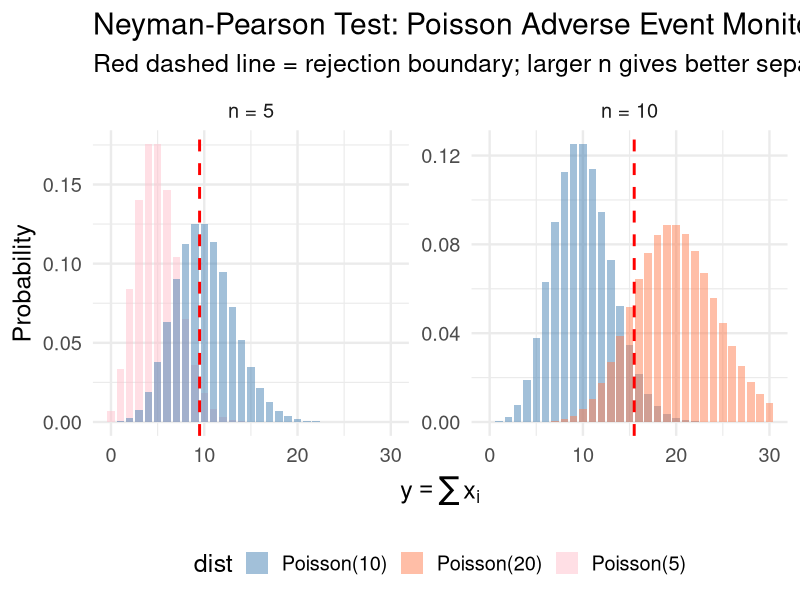
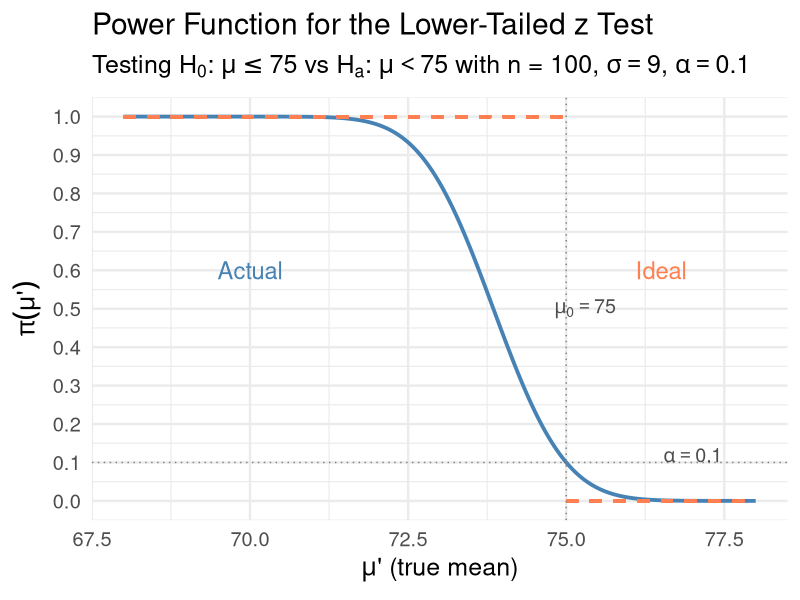
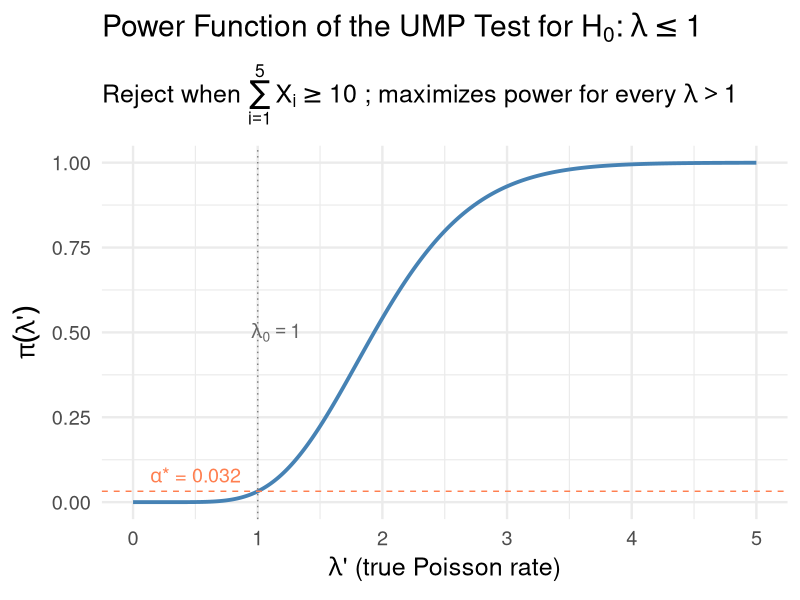
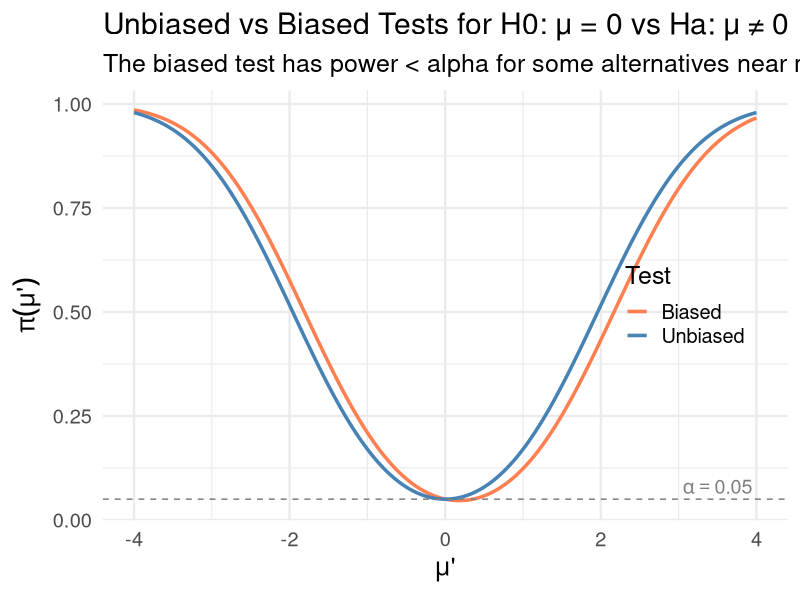
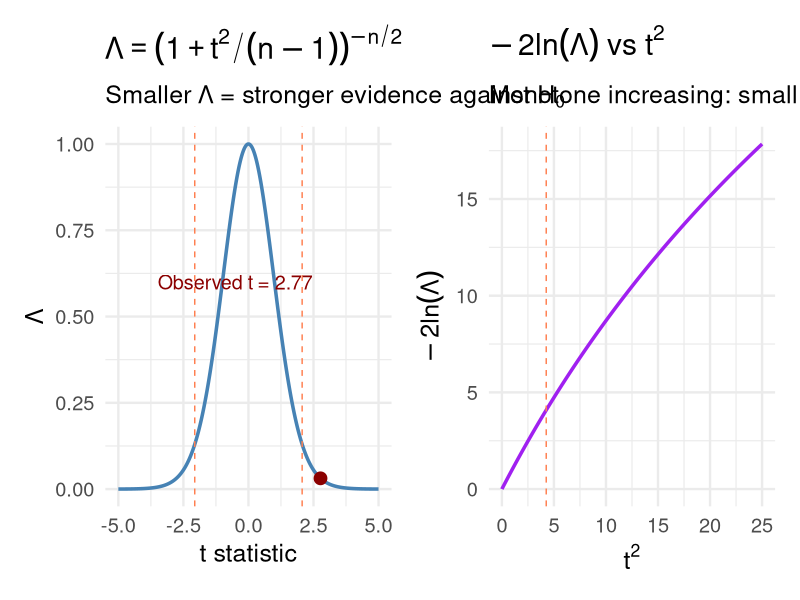
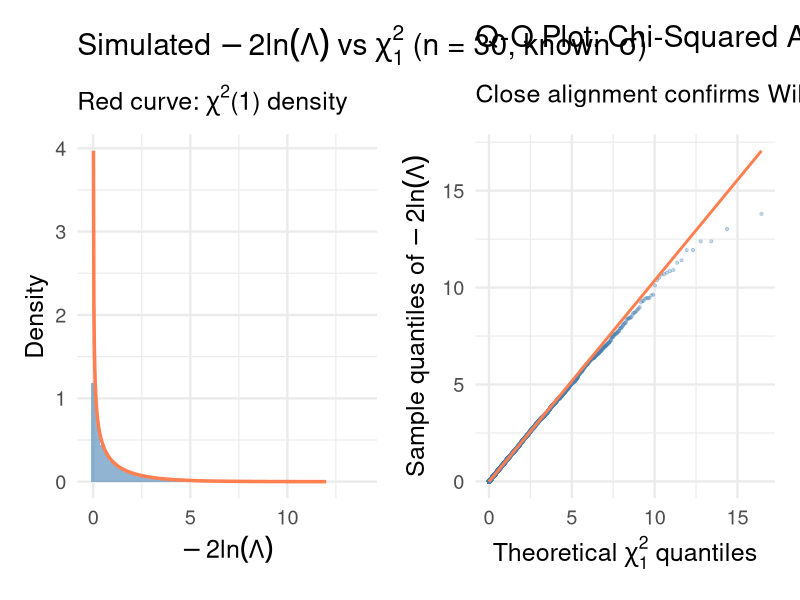
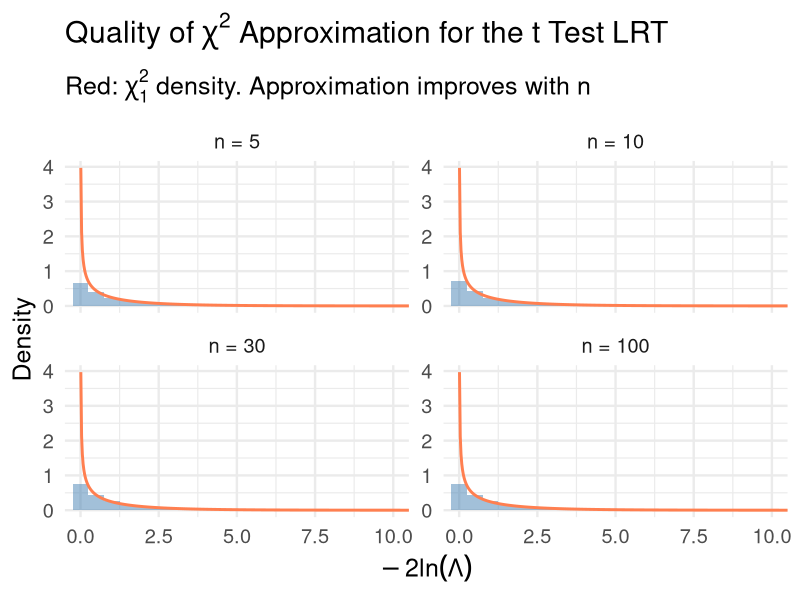

Write the R code that produced these figures, in order.
## ---- chunk 1
#| label: setup
#| include: false
library(tidyverse)
library(broom)
library(patchwork)
set.seed(551)
theme_set(theme_minimal(base_size = 18))
## ---- chunk 2
#| echo: true
#| code-fold: true
# Verify with R
cat("alpha* =", 1 - ppois(9, lambda = 5), "\n")
cat("beta*  =", ppois(9, lambda = 10), "\n")
cat("Power  =", 1 - ppois(9, lambda = 10), "\n")
## ---- chunk 3
#| echo: true
#| code-fold: true
#| fig-height: 5
#| fig-width: 14
# Compare rejection regions for n=5 and n=10
tibble(y = 0:30) |>
  mutate(
    `n = 5, Poisson(5)` = dpois(y, 5),
    `n = 5, Poisson(10)` = dpois(y, 10),
    `n = 10, Poisson(10)` = dpois(y, 10),
    `n = 10, Poisson(20)` = dpois(y, 20)
  ) |>
  pivot_longer(-y, names_to = "distribution", values_to = "prob") |>
  separate(distribution, into = c("sample_size", "dist"), sep = ", ") |>
  mutate(sample_size = fct_rev(as.factor(sample_size))) |>
  ggplot(aes(x = y, y = prob, fill = dist)) +
  geom_col(position = "identity", alpha = 0.5, width = 0.8) +
  geom_vline(data = tibble(sample_size = as.factor(c("n = 5", "n = 10")), 
                            cutoff = c(10, 16)),
             aes(xintercept = cutoff - 0.5), linetype = "dashed", 
             color = "red", linewidth = 1) +
  facet_wrap(~sample_size, scales = "free") +
  scale_fill_manual(values = c("steelblue", "coral", "pink")) +
  labs(x = expression(y == sum(x[i])), y = "Probability",
       title = "Neyman-Pearson Test: Poisson Adverse Event Monitoring",
       subtitle = "Red dashed line = rejection boundary; larger n gives better separation") +
  theme(legend.position = "bottom")
## ---- chunk 4
#| echo: true
c2 <- qgamma(0.05, shape = 9, rate = 8)
cat("Critical value c2 =", round(c2, 4), "\n")
## ---- chunk 5
#| echo: true
#| code-fold: true
#| fig-height: 6
#| fig-width: 14
# Power function for the z test
sigma <- 9
n <- 100
se <- sigma / sqrt(n)
x_crit <- 75 - 1.28 * se  # 73.848

mu_prime <- seq(68, 78, length.out = 500)
power_actual <- pnorm((x_crit - mu_prime) / se)

power_df <- tibble(mu = mu_prime, power = power_actual)

ggplot(power_df, aes(x = mu, y = power)) +
  geom_line(linewidth = 1.3, color = "steelblue") +
  # Ideal power function
  geom_segment(aes(x = 68, xend = 75, y = 1, yend = 1), 
               linetype = "dashed", color = "coral", linewidth = 1) +
  geom_segment(aes(x = 75, xend = 78, y = 0, yend = 0), 
               linetype = "dashed", color = "coral", linewidth = 1) +
  geom_vline(xintercept = 75, linetype = "dotted", color = "gray50") +
  geom_hline(yintercept = 0.10, linetype = "dotted", color = "gray50") +
  annotate("text", x = 76.5, y = 0.6, label = "Ideal", color = "coral", size = 6) +
  annotate("text", x = 70, y = 0.6, label = "Actual", color = "steelblue", size = 6) +
  annotate("text", x = 77, y = 0.12, 
           label = expression(alpha == 0.10), size = 5, color = "gray30") +
  annotate("text", x = 75.3, y = 0.5, 
           label = expression(mu[0] == 75), size = 5, color = "gray30") +
  scale_y_continuous(breaks = seq(0, 1, 0.1)) +
  labs(x = expression(mu * "' (true mean)"), y = expression(pi(mu * "'")),
       title = "Power Function for the Lower-Tailed z Test",
       subtitle = bquote("Testing" ~ H[0]*":" ~ mu <= 75 ~ "vs" ~ H[a]*":" ~ mu < 75 ~ "with n = 100," ~ sigma == 9*"," ~ alpha == 0.10))
## ---- chunk 6
#| echo: true
#| code-fold: true
#| fig-height: 5
#| fig-width: 14
# Power function for the UMP Poisson test
lambda_prime <- seq(0, 5, length.out = 300)
power_poisson <- 1 - ppois(9, lambda = 5 * lambda_prime)

ggplot(tibble(lambda = lambda_prime, power = power_poisson), 
       aes(x = lambda, y = power)) +
  geom_line(linewidth = 1.3, color = "steelblue") +
  geom_vline(xintercept = 1, linetype = "dotted", color = "gray50") +
  geom_hline(yintercept = 0.032, linetype = "dashed", color = "coral") +
  annotate("text", x = 0.5, y = 0.08, 
           label = expression(alpha * "* = 0.032"), color = "coral", size = 5) +
  annotate("text", x = 1.15, y = 0.5, 
           label = expression(lambda[0] == 1), color = "gray40", size = 5) +
  labs(x = expression(lambda * "' (true Poisson rate)"), 
       y = expression(pi(lambda * "'")),
       title = bquote("Power Function of the UMP Test for" ~ H[0]*":" ~ lambda <= 1),
       subtitle = bquote("Reject when" ~ sum(X[i], i==1, 5) >= 10 ~ "; maximizes power for every" ~ lambda > 1))
## ---- chunk 7
#| echo: true
#| code-fold: true
#| fig-height: 5
#| fig-width: 14
# Biased vs unbiased test illustration
mu_seq <- seq(-4, 4, length.out = 500)
n_ex <- 16; sigma_ex <- 4; se_ex <- sigma_ex / sqrt(n_ex)

# Unbiased (symmetric) rejection region
power_unbiased <- pnorm((-1.96 * se_ex - mu_seq) / se_ex) + 
                  1 - pnorm((1.96 * se_ex - mu_seq) / se_ex)

# Biased (asymmetric) rejection region: reject if x_bar > 2.17 or x_bar < -1.81
power_biased <- pnorm((-1.81 * se_ex - mu_seq) / se_ex) + 
                1 - pnorm((2.17 * se_ex - mu_seq) / se_ex)

tibble(mu = mu_seq, Unbiased = power_unbiased, Biased = power_biased) |>
  pivot_longer(-mu, names_to = "Test", values_to = "Power") |>
  ggplot(aes(x = mu, y = Power, color = Test)) +
  geom_line(linewidth = 1.2) +
  geom_hline(yintercept = 0.05, linetype = "dashed", color = "gray50") +
  scale_color_manual(values = c("coral", "steelblue")) +
  annotate("text", x = 3.5, y = 0.08, label = expression(alpha == 0.05), 
           color = "gray50", size = 5) +
  labs(x = expression(mu * "'"), y = expression(pi(mu * "'")),
       title = "Unbiased vs Biased Tests for H0: \u03bc = 0 vs Ha: \u03bc \u2260 0",
       subtitle = "The biased test has power < alpha for some alternatives near mu = 0") +
  theme(legend.position = c(0.85, 0.5))
## ---- chunk 8
#| echo: true
#| code-fold: true
#| fig-height: 7
#| fig-width: 14
# Demonstrate that the LRT statistic is a monotone function of |t|
set.seed(551)
n_sim <- 25
mu_0 <- 120  # target systolic BP
# Simulated clinical trial data: true mu = 125
x_data <- rnorm(n_sim, mean = 125, sd = 15)

x_bar <- mean(x_data)
s <- sd(x_data)
t_stat <- (x_bar - mu_0) / (s / sqrt(n_sim))

# Compute Lambda for a range of hypothetical t values
t_range <- seq(-5, 5, length.out = 500)
lambda_vals <- (1 / (1 + t_range^2 / (n_sim - 1)))^(n_sim / 2)

p1 <- ggplot(tibble(t = t_range, Lambda = lambda_vals), aes(x = t, y = Lambda)) +
  geom_line(linewidth = 1.2, color = "steelblue") +
  geom_vline(xintercept = c(-qt(0.025, n_sim - 1), qt(0.025, n_sim - 1)),
             linetype = "dashed", color = "coral") +
  geom_point(data = tibble(t = t_stat, 
                            Lambda = (1 / (1 + t_stat^2 / (n_sim - 1)))^(n_sim / 2)),
             size = 4, color = "darkred") +
  annotate("text", x = t_stat - 0.3, y = 0.6, 
           label = paste0("Observed t = ", round(t_stat, 2)), 
           color = "darkred", size = 5, hjust = 1) +
  labs(x = "t statistic", y = expression(Lambda),
       title = expression(Lambda == (1 + t^2/(n-1))^{-n/2}),
       subtitle = expression("Smaller " * Lambda * " = stronger evidence against " * H[0]))

# Show the relationship between -2ln(Lambda) and t^2
neg2lnL <- -n_sim * log(1 + t_range^2 / (n_sim - 1))
p2 <- ggplot(tibble(t2 = t_range^2, neg2lnL = -neg2lnL), 
             aes(x = t2, y = neg2lnL)) +
  geom_line(linewidth = 1.2, color = "purple") +
  geom_vline(xintercept = qt(0.975, n_sim - 1)^2, 
             linetype = "dashed", color = "coral") +
  labs(x = expression(t^2), y = expression(-2 * ln(Lambda)),
       title = expression(-2 * ln(Lambda) ~ "vs" ~ t^2),
       subtitle = "Monotone increasing: small Lambda = large |t|")

p1 + p2
## ---- chunk 9
#| echo: true
set.seed(42)
n <- 30
mu_0 <- 130
ldl_data <- rnorm(n, mean = 122, sd = 18)

x_bar <- mean(ldl_data)
s_val <- sd(ldl_data)
t_obs <- (x_bar - mu_0) / (s_val / sqrt(n))

cat("Sample mean:", round(x_bar, 2), "mg/dL\n")
cat("Sample SD:  ", round(s_val, 2), "mg/dL\n")
cat("t statistic:", round(t_obs, 3), "\n")
## ---- chunk 10
#| echo: true
# LRT statistic
Lambda <- (1 / (1 + t_obs^2 / (n - 1)))^(n / 2)
neg2lnLambda <- -2 * log(Lambda)

cat("Lambda:       ", round(Lambda, 6), "\n")
cat("-2 ln(Lambda):", round(neg2lnLambda, 3), "\n")
cat("t^2:         ", round(t_obs^2, 3), "\n")
cat("P-value (t):  ", round(2 * pt(-abs(t_obs), df = n - 1), 4), "\n")
## ---- chunk 11
#| echo: true
# Verify with t.test
t.test(ldl_data, mu = mu_0) |> tidy() |> 
  select(estimate, statistic, p.value, conf.low, conf.high) |>
  mutate(across(everything(), ~round(., 4)))
## ---- chunk 12
#| echo: true
#| code-fold: true
#| fig-height: 6
#| fig-width: 14
# Simulate LRT for normal mean (known variance) and check chi-squared approximation
set.seed(551)
n_obs <- 30
n_rep <- 10000
mu_0 <- 0
sigma_known <- 1

# Simulate under H_0
neg2lnL_sims <- replicate(n_rep, {
  x <- rnorm(n_obs, mean = mu_0, sd = sigma_known)
  x_bar <- mean(x)
  # -2ln(Lambda) = n * (x_bar - mu_0)^2 / sigma^2 for known variance case
  n_obs * (x_bar - mu_0)^2 / sigma_known^2
})

# Compare to chi-squared(1)
chi2_theoretical <- seq(0.01, 12, length.out = 500)

p1 <- ggplot(tibble(stat = neg2lnL_sims), aes(x = stat)) +
  geom_histogram(aes(y = after_stat(density)), bins = 60, 
                 fill = "steelblue", alpha = 0.6) +
  geom_line(data = tibble(x = chi2_theoretical, y = dchisq(chi2_theoretical, df = 1)),
            aes(x = x, y = y), color = "coral", linewidth = 1.2) +
  labs(x = expression(-2 * ln(Lambda)), y = "Density",
       title = expression("Simulated " * -2 * ln(Lambda) * " vs " * chi[1]^2 * 
                         " (n = 30, known " * sigma * ")"),
       subtitle = expression("Red curve: " * chi^2 * "(1) density"))

# Q-Q plot
p2 <- ggplot(tibble(stat = neg2lnL_sims), aes(sample = stat)) +
  stat_qq(distribution = qchisq, dparams = list(df = 1), 
          color = "steelblue", alpha = 0.3, size = 0.8) +
  stat_qq_line(distribution = qchisq, dparams = list(df = 1), 
               color = "coral", linewidth = 1) +
  labs(x = expression("Theoretical " * chi[1]^2 * " quantiles"),
       y = expression("Sample quantiles of " * -2 * ln(Lambda)),
       title = "Q-Q Plot: Chi-Squared Approximation",
       subtitle = "Close alignment confirms Wilks' theorem")

p1 + p2
## ---- chunk 13
#| echo: true
#| code-fold: true
#| fig-height: 6
#| fig-width: 14
# Check chi-squared approximation quality for different n
# Normal mean, unknown variance -> -2ln(Lambda) = n*ln(1 + t^2/(n-1))
set.seed(551)
n_rep <- 10000
sample_sizes <- c(5, 10, 30, 100)

sim_results <- map_dfr(sample_sizes, function(n_val) {
  stats <- replicate(n_rep, {
    x <- rnorm(n_val, mean = 0, sd = 1)
    t_stat <- mean(x) / (sd(x) / sqrt(n_val))
    n_val * log(1 + t_stat^2 / (n_val - 1))
  })
  tibble(n = paste0("n = ", n_val), stat = stats)
})

sim_results |>
  mutate(n = factor(n, levels = paste0("n = ", sample_sizes))) |>
  ggplot(aes(x = stat)) +
  geom_histogram(aes(y = after_stat(density)), bins = 50, 
                 fill = "steelblue", alpha = 0.5) +
  geom_line(data = tibble(x = rep(chi2_theoretical, 4),
                          y = rep(dchisq(chi2_theoretical, 1), 4),
                          n = rep(paste0("n = ", sample_sizes), 
                                  each = length(chi2_theoretical))) |>
              mutate(n = factor(n, levels = paste0("n = ", sample_sizes))),
            aes(x = x, y = y), color = "coral", linewidth = 1) +
  facet_wrap(~n, scales = "free_y") +
  coord_cartesian(xlim = c(0, 10)) +
  labs(x = expression(-2 * ln(Lambda)), y = "Density",
       title = expression("Quality of " * chi^2 * " Approximation for the t Test LRT"),
       subtitle = expression("Red: " * chi[1]^2 * " density. Approximation improves with n"))
## ---- chunk 14
#| echo: true
#| code-fold: true
#| fig-height: 8
#| fig-width: 16
library(DiagrammeR)

grViz("
digraph testing_framework {
  graph [rankdir=TB, bgcolor=transparent, fontsize=20]
  node [shape=box, style=filled, fontsize=16, fontname='Helvetica']
  
  # Top level
  A [label='Hypothesis Testing Problem\\nH₀: θ ∈ Ω₀ vs Hₐ: θ ∈ Ωₐ', 
     fillcolor='#3498db', fontcolor=white, width=4]
  
  # Decision node
  B [label='Are both hypotheses simple?', 
     fillcolor='#f39c12', fontcolor=white, shape=diamond, width=3]
  
  # Simple path
  C [label='Neyman-Pearson Lemma\\nLikelihood ratio: L(θₐ)/L(θ₀) ≥ k\\nMost Powerful Test', 
     fillcolor='#27ae60', fontcolor=white, width=3.5]
  
  # Composite path
  D [label='Likelihood Ratio Test (LRT)\\nΛ = L(θ̂₀) / L(θ̂ₘₗₑ) ≤ k', 
     fillcolor='#8e44ad', fontcolor=white, width=3.5]
  
  # UMP
  E [label='Same rejection region\\nfor all θₐ ∈ Ωₐ?', 
     fillcolor='#f39c12', fontcolor=white, shape=diamond, width=3]
  F [label='UMP Test\\n(one-sided alternatives)', 
     fillcolor='#27ae60', fontcolor=white, width=3]
  G [label='No UMP exists\\n(two-sided alternatives)\\nUse UMP Unbiased or LRT', 
     fillcolor='#e74c3c', fontcolor=white, width=3.5]
  
  # LRT outcomes
  H [label='Exact distribution\\nknown?', 
     fillcolor='#f39c12', fontcolor=white, shape=diamond, width=3]
  I [label='Use exact test\\n(z test, t test, F test)', 
     fillcolor='#27ae60', fontcolor=white, width=3]
  J [label='Large-sample approx.\\n-2ln(Λ) ~ χ²ₘ', 
     fillcolor='#16a085', fontcolor=white, width=3]
  
  A -> B
  B -> C [label='  Yes', fontsize=14]
  B -> D [label='  No', fontsize=14]
  C -> E
  E -> F [label='  Yes', fontsize=14]
  E -> G [label='  No', fontsize=14]
  D -> H
  H -> I [label='  Yes', fontsize=14]
  H -> J [label='  No', fontsize=14]
}
")
